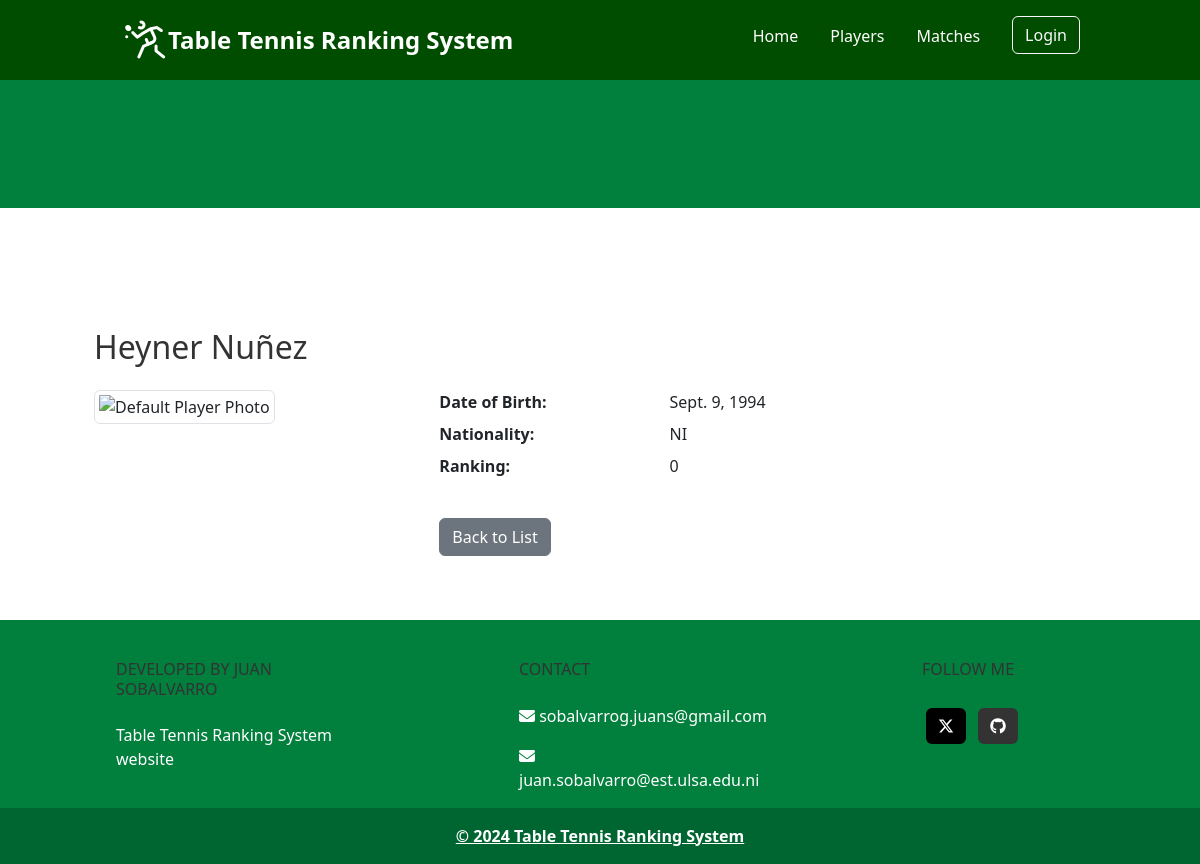
/players/11/, run on the app's committed database.
### players/models.py (models this page shows, shortened)
class Player(models.Model):
    first_name = models.CharField(max_length=100)
    last_name = models.CharField(max_length=100)
    alias = models.CharField(max_length=100, null=True, blank=True)
    gender = models.CharField(max_length=100, null=False, blank=True, choices=GENDER_CHOICES)
    date_of_birth = models.DateField(null=True, blank=True)
    nationality = models.CharField(max_length=2, choices=COUNTRY_CHOICES)
    ranking = models.IntegerField(default=0, blank=True)
    photo = models.ImageField(upload_to=get_image_upload_path, blank=True, null=True)

### players/views.py (the view)
# urls.py: path('<int:player_id>/', views.player_detail, name='player_detail'),
def player_detail(request, player_id):
    player = get_object_or_404(Player, id=player_id)
    return render(request, 'players/player_detail.html', {'player': player})

### players/templates/players/player_detail.html
{% extends 'core/base.html' %}
{% load static %}
{% block content %}
<div class="container mt-4">
    <h2 class="mb-4">{{ player.first_name }} {{ player.last_name }}</h2>
    <div class="row">
        <div class="col-md-4">
            {% if player.photo %}
                <img src="{{ player.photo.url }}" alt="{{ player.first_name }} {{ player.last_name }}" class="img-fluid img-thumbnail" style="max-width: 100%; height: auto;">
            {% else %}
                <img src="{% static 'default_player_photo.jpg' %}" alt="Default Player Photo" class="img-fluid img-thumbnail" style="max-width: 100%; height: auto;">
            {% endif %}
        </div>
        <div class="col-md-8">
            <dl class="row">
                <dt class="col-sm-4">Date of Birth:</dt>
                <dd class="col-sm-8">{{ player.date_of_birth }}</dd>
                <dt class="col-sm-4">Nationality:</dt>
                <dd class="col-sm-8">{{ player.nationality }}</dd>
                <dt class="col-sm-4">Ranking:</dt>
                <dd class="col-sm-8">{{ player.ranking }}</dd>
            </dl>
            <a class="btn btn-secondary mt-3" href="{% url 'player_list' %}">Back to List</a>
        </div>
    </div>
</div>
{% endblock %}

### core/static/core/css/styles.css (style rules this page uses)
:root { --primary-color: #007f3d; --secondary-color: #004d00; --accent-color: #ffffff; --text-color: #333333; --border-color: #e0e0e0; }
.container { margin: auto; padding: 2rem; }
h1, h2, h3, h4, h5, h6 { color: var(--text-color); margin-top: 0; }
a { color: var(--primary-color); font-weight: bold; }

### data on the page
Player: first_name "Heyner", last_name "Nuñez", date_of_birth "Sept. 9, 1994", nationality "NI", ranking "0"
